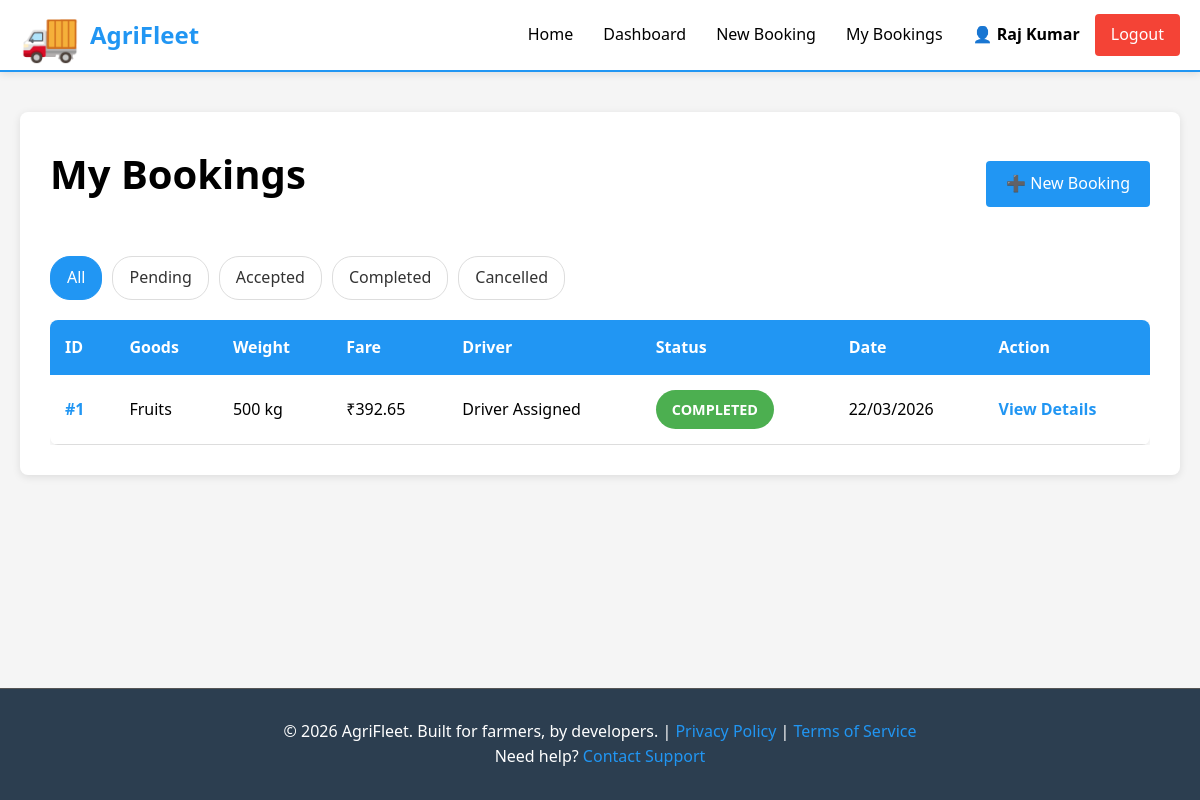
Page /farmer/bookings (signed in) on the earlier database version.
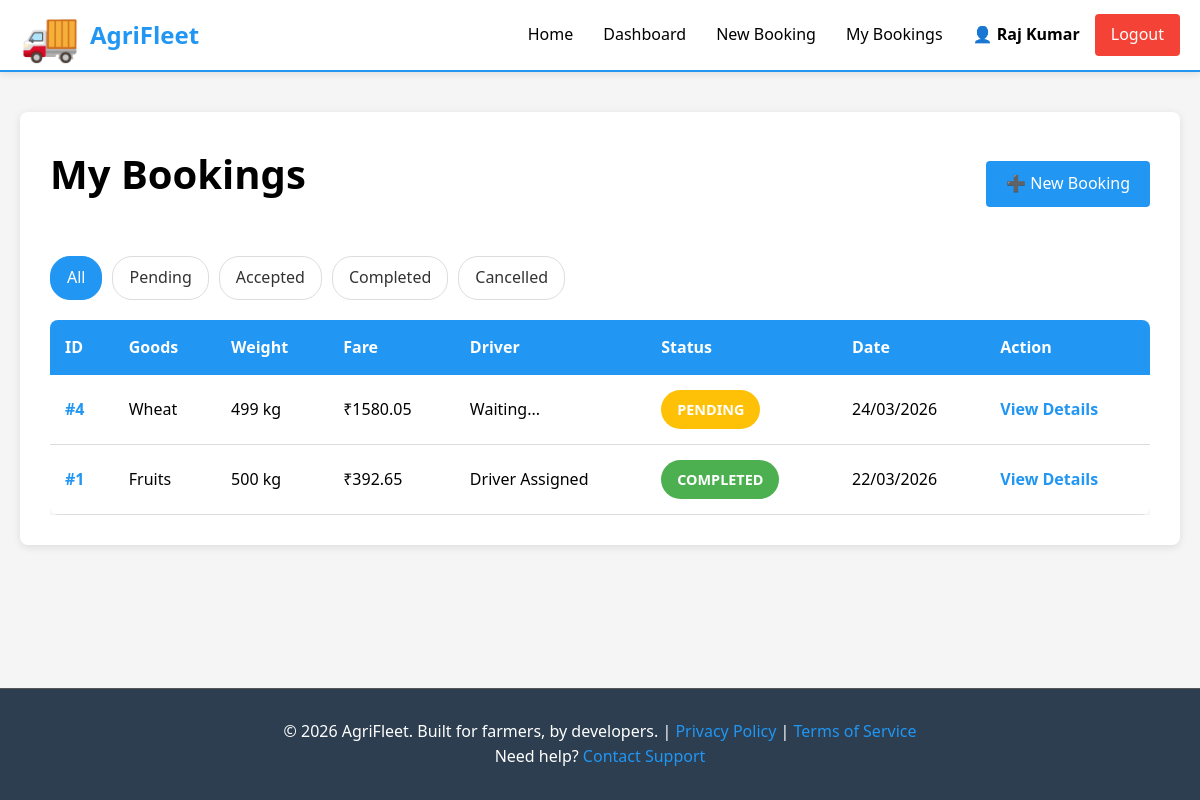
Same page on the later database version.
### models.py (models this page shows, shortened)
class Booking(db.Model):
    __tablename__ = 'bookings'
    id = db.Column(db.Integer, primary_key=True)
    farmer_id = db.Column(db.Integer, db.ForeignKey('users.id'), nullable=False)
    driver_id = db.Column(db.Integer, db.ForeignKey('users.id'), nullable=True)
    pickup_latitude = db.Column(db.Float, nullable=False)
    pickup_longitude = db.Column(db.Float, nullable=False)
    dropoff_latitude = db.Column(db.Float, nullable=False)
    dropoff_longitude = db.Column(db.Float, nullable=False)
    goods_type = db.Column(db.String(255), nullable=False)
    weight_kg = db.Column(db.Integer, nullable=False)
    estimated_fare = db.Column(db.Float, nullable=False)
    final_fare = db.Column(db.Float)
    status = db.Column(db.String(20), default='PENDING', nullable=False)
    created_at = db.Column(db.DateTime, default=datetime.utcnow)
    accepted_at = db.Column(db.DateTime)
    completed_at = db.Column(db.DateTime)
    farmer = db.relationship('User', foreign_keys=[farmer_id], back_populates='farmer_bookings')
    driver_user = db.relationship('User', foreign_keys=[driver_id], back_populates='driver_bookings')

### routes/farmer_routes.py (the view)
@farmer_bp.route('/bookings')
@farmer_required
def bookings():
    current_user = get_current_user()
    status_filter = request.args.get('status', None)
    query = Booking.query.filter_by(farmer_id=current_user.id)
    if status_filter:
        query = query.filter_by(status=status_filter)
    bookings_list = query.order_by(Booking.created_at.desc()).all()
    return render_template(
        'farmer/history.html',
        bookings=bookings_list,
        current_status=status_filter
    )

### app.py (called while the page is built)
def create_app(config_class=None):
    app = Flask(__name__, template_folder='templates', static_folder='static')
    if config_class is None:
        config_class = config
    app.config.from_object(config_class)
    db.init_app(app)
    app.register_blueprint(auth_bp)
    app.register_blueprint(farmer_bp)
    app.register_blueprint(driver_bp)
    @app.context_processor
    def inject_user():
        return {'current_user': get_current_user()}
    @app.errorhandler(404)
    def not_found(error):
        return render_template('errors/404.html'), 404
    @app.errorhandler(500)
    def server_error(error):
        return render_template('errors/500.html'), 500
    @app.route('/')
    def index():
        """Landing page"""
        return render_template('index.html')
    with app.app_context():
        db.create_all()
        logger.info('Database tables created')
    return app

### auth.py (called while the page is built)
def get_current_user():
    user_id = session.get('user_id')
    if user_id:
        return User.query.get(user_id)
    return None

def is_logged_in():
    return 'user_id' in session

### models.py (called while the page is built)
    def is_farmer(self):
        return self.role == 'farmer'

### templates/farmer/history.html (shortened to what this page needs)
{% extends "base.html" %}
{% block content %}
<div class="list-container">
    <div class="list-header">
        <h1 style="color: #000; margin-bottom: 20px;">My Bookings</h1>
        <a href="{{ url_for('farmer.create_booking_page') }}" class="btn btn-primary">
            ➕ New Booking
        </a>
    </div>
    <div class="filter-buttons">
        <a href="{{ url_for('farmer.bookings') }}"
           class="filter-btn {% if not current_status %}active{% endif %}">
            All
        </a>
        <a href="{{ url_for('farmer.bookings', status='PENDING') }}"
           class="filter-btn {% if current_status == 'PENDING' %}active{% endif %}">
            Pending
        </a>
        <a href="{{ url_for('farmer.bookings', status='ACCEPTED') }}"
           class="filter-btn {% if current_status == 'ACCEPTED' %}active{% endif %}">
            Accepted
        </a>
        <a href="{{ url_for('farmer.bookings', status='COMPLETED') }}"
           class="filter-btn {% if current_status == 'COMPLETED' %}active{% endif %}">
            Completed
        </a>
        <a href="{{ url_for('farmer.bookings', status='CANCELLED') }}"
           class="filter-btn {% if current_status == 'CANCELLED' %}active{% endif %}">
            Cancelled
        </a>
    </div>
    {% if bookings %}
        <div class="table-responsive">
            <table class="bookings-table">
                <thead>
                    <tr>
                        <th>ID</th>
                        <th>Goods</th>
                        <th>Weight</th>
                        <th>Fare</th>
                        <th>Driver</th>
                        <th>Status</th>
                        <th>Date</th>
                        <th>Action</th>
                    </tr>
                </thead>
                <tbody>
                    {% for booking in bookings %}
                        <tr class="booking-row">
                            <td class="cell-id">#{{ booking.id }}</td>
                            <td>{{ booking.goods_type }}</td>
                            <td>{{ booking.weight_kg }} kg</td>
                            <td>₹{{ booking.estimated_fare }}</td>
                            <td>
                                {% if booking.driver_id %}
                                    Driver Assigned
                                {% else %}
                                    Waiting...
                                {% endif %}
                            </td>
                            <td>
                                <span class="status-badge status-{{ booking.status|lower }}">
                                    {{ booking.status }}
                                </span>
                            </td>
                            <td>{{ booking.created_at.strftime('%d/%m/%Y') }}</td>
                            <td>
                                <a href="{{ url_for('farmer.booking_details', booking_id=booking.id) }}"
                                   class="link-btn">View Details</a>
                            </td>
                        </tr>
                    {% endfor %}
                </tbody>
            </table>
        </div>
    {% endif %}
</div>
{% endblock %}

Differences in the rows shown:
added Booking: id "4", goods_type "Wheat", weight_kg "499", estimated_fare "1580.05", shows "Waiting...", status "PENDING", created_at "24/03/2026"
